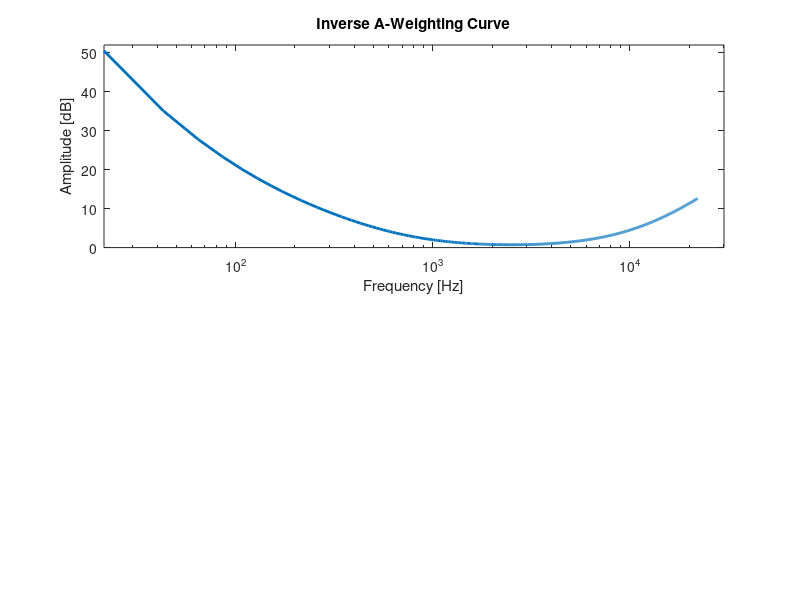

Write MATLAB code to recreate this figure.
%FIR filter design frequency - response method for loudness control
%(inverse A - weighted curve)

close all
clear all

Fs = 44100; %sampling frequency 
N = 2048;%DFT length
f = (0:N/2-1)'/(N/2) * Fs/2; %Creates a frequency vector

%%
%A - weighting curve equation

fSq = f .* f;

H = ((fSq + 20.6 .^ 2) .* (fSq + 12194 .^ 2) .* sqrt((fSq + 107.7 .^ 2).*(fSq + 737.9 .^ 2))) ./ ((12194 .^ 2) .* f .^ 4);
H(1) = 0; 

%tests A-weighting curve
figure (1);
subplot(211)
semilogx(f, (20*log10(H)),'linewidth', 2);
xlabel('Frequency [Hz]');
ylabel('Amplitude [dB]');
title('Inverse A-Weighting Curve');
ylim([0 52])
xlim([0 30000])

% %%
% % Symmetry
% 
% H = [H; flipud(H(2:end))]; %alternative (to below) for H using coloums instead of rows 
% % (uses one line instead of two and avoids concatination errors)
%  
% % R(1:1024) = InvA;
% % R(22051:44100 - 1) = fliplr(InvA(2:end));
% 
% %tests symmetry
% subplot(212)
% plot(20*log10(H),'linewidth',2) %xaxis frequency Hz (logarithimic), yaxis dB (20*log10)
% grid on
% xlabel('samples[N]')
% ylabel('Gain[dB]')
% title('A-weighting Curve Symmetry')
% xlim([0 2100])
% %%
% 
% %take the inverse fast fourier transform to obtain h(n) 
%  
% h = ifft(H); %inverse FFT of symmetrical impulse response
% 
% 
% figure(2)
% subplot(211)
% stem(abs(real(h)));
% title('Impulse Response Before fftshift')
% ylabel('Amplitude')
% xlabel('Time')
% xlim([0 2000])
% 
% h = fftshift(h); %make it causal
% 
% %plots causal impulse response
% subplot(212)
% stem(abs(h),'g-o')
% title('Impulse Response After fftshift')
% ylabel('Amplitude')
% xlabel('Time')
% xlim([0 2000])
% 
% %%
% %time limit the impulse responce
% 
% M = 100;
% trunc = round(length(h)/2) + (-M:M);
% ht = h(trunc);
% 
% figure(3)
% subplot(211)
% stem(abs(h),'g-o')
% grid on
% title('Impulse Response After fftshift')
% ylabel('h[n]')
% xlabel('time[s]')
% xlim([0 2000])
% 
% subplot(212)
% plot(1:length(h), h, trunc, ht, 'r-o')
% grid on
% title('Impulse Response After Truncation Before Windowing')
% xlabel('time[s]')
% ylabel('h[n]')
% ylim([-0.5 3])
% xlim([900 1150])
% 
% %%
% % window the impulse response
% 
% h = ht.*hann(length(ht)); %window the signal to obtain the windowed impulse response 
% 
% figure(4)
% subplot(211)
% plot(ht,'o-r')
% grid on
% title('Truncated Impulse Response Before Windowing')
% xlabel('time[s]')
% ylabel('h[n]')
% xlim([0 210])
% 
% subplot(212)
% plot(h,'o-b')
% grid on
% title('Truncated Impulse Response After Windowing')
% xlabel('time[s]')
% ylabel('h[n]')
% xlim([0 210]) 
% %%
% 
% %FIR filter coefficients 
% 
% %The values of the impulse response of a non-recursive
% %filter are the filter coefficients themselves
% 
% bn = h;
% 
% %%
% 
% %test the filter
% 
% % [X, Fs] = audioread('longer-sample');
% 
% x = randn(10000, 1) * 2 - 1; %create a random signal to test the filter
% xf = filter(bn, 1, x); %filter the signal 
% 
% % x = zeros(10000, 1);%check it's working by feeding an impulse to the filter
% % x(1) = 1;
% 
% F = (0:length(x)-1)/length(x)*Fs;%create a freqency axis
% figure(5)
% semilogx(F, 20*log10(abs(fft([x xf])))) %plots frequency axis F against, the FFT of the original signal and the filtered signal
% grid on
% title('FFT of Noise Signal and Filtered Noise')
% legend('Unfiltered Noise', 'Filtered Noise')
% ylabel('Amplitude[dB]')
% xlabel('Frequency[Hz]')
% xlim([20 20000])
% 
% 
% %%